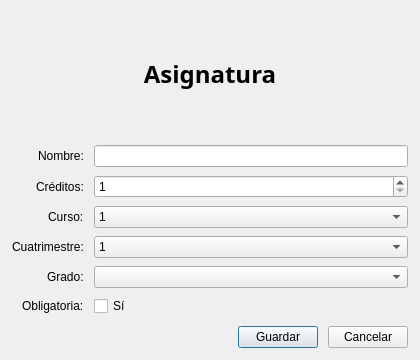
<?xml version="1.0" encoding="UTF-8"?>
<ui version="4.0">
 <class>AsignaturaDialog</class>
 <widget class="QDialog" name="AsignaturaDialog">
  <property name="geometry">
   <rect>
    <x>0</x>
    <y>0</y>
    <width>420</width>
    <height>360</height>
   </rect>
  </property>
  <property name="windowTitle">
   <string>Asignatura</string>
  </property>
  <property name="modal">
   <bool>true</bool>
  </property>

  <layout class="QVBoxLayout" name="verticalLayout">
   <property name="leftMargin"><number>12</number></property>
   <property name="topMargin"><number>12</number></property>
   <property name="rightMargin"><number>12</number></property>
   <property name="bottomMargin"><number>12</number></property>
   <property name="spacing"><number>10</number></property>

   <!-- TÍTULO -->
   <item>
    <widget class="QLabel" name="lblTitulo">
     <property name="font">
      <font>
       <family>Dubai</family>
       <pointsize>18</pointsize>
       <bold>true</bold>
      </font>
     </property>
     <property name="text">
      <string>Asignatura</string>
     </property>
     <property name="alignment">
      <set>Qt::AlignCenter</set>
     </property>
    </widget>
   </item>

   <!-- FORMULARIO -->
   <item>
    <layout class="QFormLayout" name="formLayout">
     <property name="labelAlignment">
      <set>Qt::AlignRight</set>
     </property>
     <property name="formAlignment">
      <set>Qt::AlignHCenter|Qt::AlignTop</set>
     </property>
     <property name="horizontalSpacing"><number>10</number></property>
     <property name="verticalSpacing"><number>8</number></property>

     <item row="0" column="0">
      <widget class="QLabel" name="lblNombre">
       <property name="text">
        <string>Nombre:</string>
       </property>
      </widget>
     </item>
     <item row="0" column="1">
      <widget class="QLineEdit" name="txt_nombre"/>
     </item>

     <item row="1" column="0">
      <widget class="QLabel" name="lblCreditos">
       <property name="text">
        <string>Créditos:</string>
       </property>
      </widget>
     </item>
     <item row="1" column="1">
      <widget class="QSpinBox" name="sp_creditos">
       <property name="minimum"><number>1</number></property>
       <property name="maximum"><number>30</number></property>
      </widget>
     </item>

     <item row="2" column="0">
      <widget class="QLabel" name="lblCurso">
       <property name="text">
        <string>Curso:</string>
       </property>
      </widget>
     </item>
     <item row="2" column="1">
      <widget class="QComboBox" name="cb_curso">
       <item><property name="text"><string>1</string></property></item>
       <item><property name="text"><string>2</string></property></item>
       <item><property name="text"><string>3</string></property></item>
       <item><property name="text"><string>4</string></property></item>
      </widget>
     </item>

     <item row="3" column="0">
      <widget class="QLabel" name="lblCuatrimestre">
       <property name="text">
        <string>Cuatrimestre:</string>
       </property>
      </widget>
     </item>
     <item row="3" column="1">
      <widget class="QComboBox" name="cb_cuatrimestre">
       <item><property name="text"><string>1</string></property></item>
       <item><property name="text"><string>2</string></property></item>
      </widget>
     </item>

     <item row="4" column="0">
      <widget class="QLabel" name="lblGrado">
       <property name="text">
        <string>Grado:</string>
       </property>
      </widget>
     </item>
     <item row="4" column="1">
      <widget class="QComboBox" name="cb_grado"/>
     </item>

     <item row="5" column="0">
      <widget class="QLabel" name="lblObligatoria">
       <property name="text">
        <string>Obligatoria:</string>
       </property>
      </widget>
     </item>
     <item row="5" column="1">
      <widget class="QCheckBox" name="chk_obligatoria">
       <property name="text">
        <string>Sí</string>
       </property>
      </widget>
     </item>

    </layout>
   </item>

   <!-- BOTONES -->
   <item>
    <layout class="QHBoxLayout" name="buttonsLayout">
     <property name="spacing"><number>10</number></property>
     <item>
      <spacer name="spacerButtons">
       <property name="orientation">
        <enum>Qt::Horizontal</enum>
       </property>
       <property name="sizeHint">
        <size>
         <width>40</width>
         <height>20</height>
        </size>
       </property>
      </spacer>
     </item>
     <item>
      <widget class="QPushButton" name="btn_guardar">
       <property name="text">
        <string>Guardar</string>
       </property>
      </widget>
     </item>
     <item>
      <widget class="QPushButton" name="btn_cancelar">
       <property name="text">
        <string>Cancelar</string>
       </property>
      </widget>
     </item>
    </layout>
   </item>

  </layout>
 </widget>
 <resources/>
 <connections/>
</ui>
